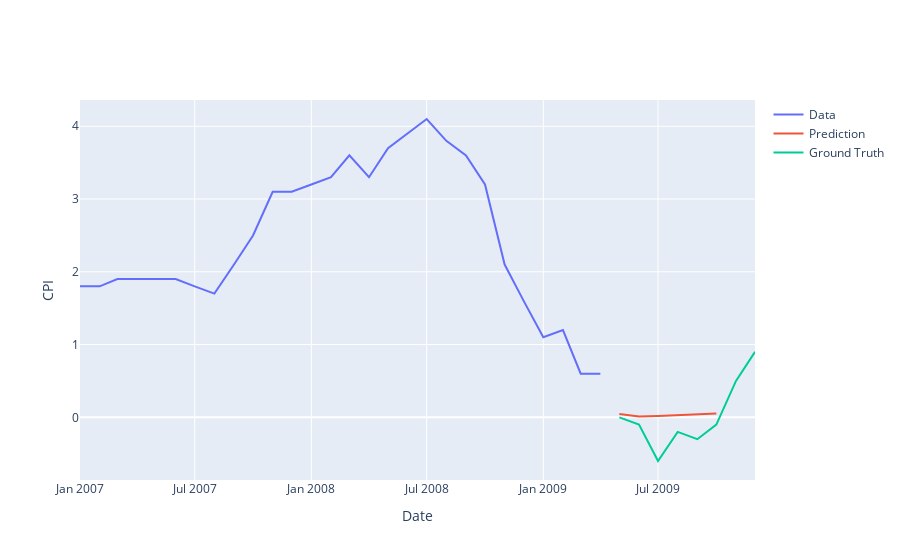

Here is the notebook cell this chart was saved with:
### Code cell
data = pd.read_csv('dataset_2008-10.csv')
Y = data[['CPI']].values
Y = Y.reshape((-1,1))
split_percent = 0.80
split = int(split_percent*len(Y))
Y_train = Y[:split]
Y_test = Y[split:]
data_train = data['month'][:split]
data_test = data['month'][split:]
data_train_str = data_train.astype(str)
data_test_str = data_test.astype(str)
print(len(Y_train))
print(len(Y_test))
look_back = 2
train_generator = TimeseriesGenerator(Y_train, Y_train, length=look_back, batch_size=20)     
test_generator = TimeseriesGenerator(Y_test, Y_test, length=look_back, batch_size=1)
model = Sequential()
model.add(
    LSTM(10,
        activation='relu',
        input_shape=(look_back,1))
)
model.add(Dense(1))
model.compile(optimizer='adam', loss='mse')

num_epochs = 25
model.fit(train_generator, epochs=num_epochs, verbose=1)

prediction = model.predict(test_generator)

Y_train = Y_train.reshape((-1))
Y_test = Y_test.reshape((-1))
prediction = prediction.reshape((-1))

trace1 = go.Scatter(
    x = data_train_str,
    y = Y_train,
    mode = 'lines',
    name = 'Data'
)
trace2 = go.Scatter(
    x = data_test_str,
    y = prediction,
    mode = 'lines',
    name = 'Prediction'
)
trace3 = go.Scatter(
    x = data_test_str,
    y = Y_test,
    mode='lines',
    name = 'Ground Truth'
)
layout = go.Layout(
    xaxis = {'title' : "Date"},
    yaxis = {'title' : "CPI"}
)
fig = go.Figure(data=[trace1, trace2, trace3], layout=layout)
fig.show()

### Figure 1 — Plotly figure (JSON) as saved in the notebook; plotly's stock layout.template omitted (floating-point values rounded to 4 significant figures)
{"data": [{"mode": "lines", "name": "Data", "type": "scatter", "x": ["2007-01", "2007-02", "2007-03", "2007-04", "2007-05", "2007-06", "2007-07", "2007-08", "2007-09", "2007-10", "2007-11", "2007-12", "2008-01", "2008-02", "2008-03", "2008-04", "2008-05", "2008-06", "2008-07", "2008-08", "2008-09", "2008-10", "2008-11", "2008-12", "2009-01", "2009-02", "2009-03", "2009-04"], "y": [1.8, 1.8, 1.9, 1.9, 1.9, 1.9, 1.8, 1.7, 2.1, 2.5, 3.1, 3.1, 3.2, 3.3, 3.6, 3.3, 3.7, 3.9, 4.1, 3.8, 3.6, 3.2, 2.1, 1.6, 1.1, 1.2, 0.6, 0.6]}, {"mode": "lines", "name": "Prediction", "type": "scatter", "x": ["2009-05", "2009-06", "2009-07", "2009-08", "2009-09", "2009-10", "2009-11", "2009-12"], "y": [0.04582, 0.0102, 0.01747, 0.02593, 0.03481, 0.05162]}, {"mode": "lines", "name": "Ground Truth", "type": "scatter", "x": ["2009-05", "2009-06", "2009-07", "2009-08", "2009-09", "2009-10", "2009-11", "2009-12"], "y": [0, -0.1, -0.6, -0.2, -0.3, -0.1, 0.5, 0.9]}], "layout": {"xaxis": {"title": {"text": "Date"}}, "yaxis": {"title": {"text": "CPI"}}}}
